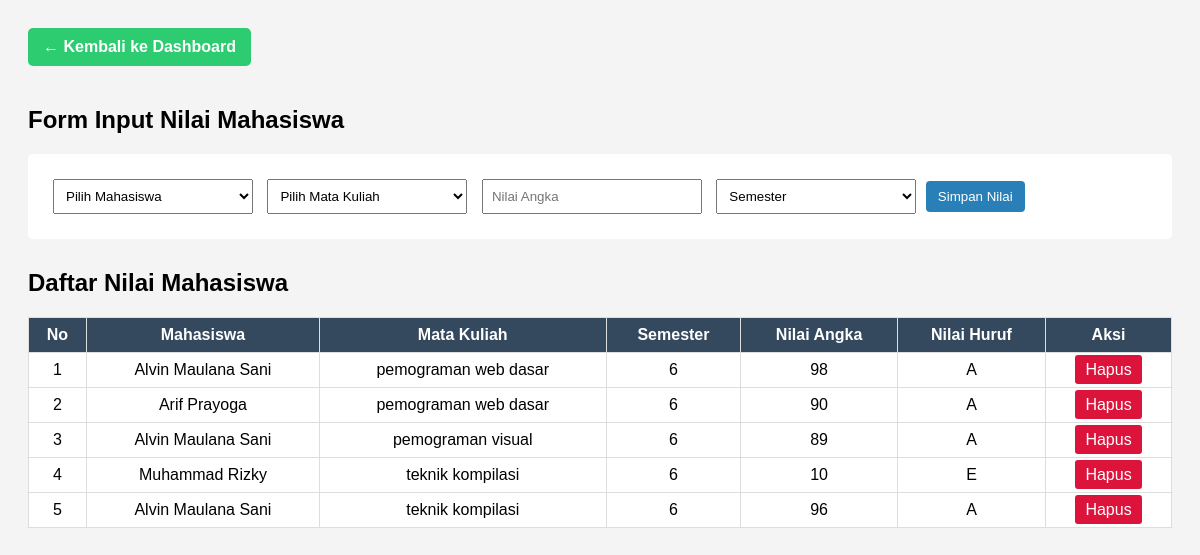
The page /nilai.php (signed in) on the database its author committed.
### tables this page shows
CREATE TABLE `nilai` (
  `id_nilai` int(11) NOT NULL,
  `id_mahasiswa` int(11) DEFAULT NULL,
  `id_matakuliah` int(11) DEFAULT NULL,
  `nilai_angka` float DEFAULT NULL,
  `nilai_huruf` varchar(2) DEFAULT NULL,
  `semester` int(11) DEFAULT NULL,
  `created_at` timestamp NOT NULL DEFAULT current_timestamp()
);

CREATE TABLE `mahasiswa` (
  `id_mahasiswa` int(11) NOT NULL,
  `npm` varchar(15) NOT NULL,
  `nama` varchar(100) NOT NULL,
  `jurusan` varchar(100) DEFAULT NULL,
  `semester` int(11) DEFAULT NULL,
  `created_at` timestamp NOT NULL DEFAULT current_timestamp()
);

CREATE TABLE `matakuliah` (
  `id_matakuliah` int(11) NOT NULL,
  `kode_matakuliah` varchar(10) NOT NULL,
  `nama_matakuliah` varchar(100) NOT NULL,
  `sks` int(11) DEFAULT NULL,
  `semester` int(11) DEFAULT NULL,
  `created_at` timestamp NOT NULL DEFAULT current_timestamp()
);

### nilai.php (the view, shortened to what this page needs)
<?php
include 'koneksi.php';
$nilai = mysqli_query($koneksi, "
    SELECT nilai.*, mahasiswa.nama AS nama_mahasiswa, matakuliah.nama_matakuliah
    FROM nilai
    JOIN mahasiswa ON nilai.id_mahasiswa = mahasiswa.id_mahasiswa
    JOIN matakuliah ON nilai.id_matakuliah = matakuliah.id_matakuliah
");
?>
<!DOCTYPE html>
<html>
<head>
</head>
<body>
<a href="dashboard.php" class="back-btn">← Kembali ke Dashboard</a>
<h2>Form Input Nilai Mahasiswa</h2>
<form method="POST">
    <select name="mahasiswa" required>
        <option value="">Pilih Mahasiswa</option>
    </select>
    <select name="matakuliah" required>
        <option value="">Pilih Mata Kuliah</option>
    </select>
    <input type="number" name="nilai_angka" placeholder="Nilai Angka" required>
    <select name="semester" required>
        <option value="">Semester</option>
    </select>
    <button type="submit" name="tambah">Simpan Nilai</button>
</form>
<h2>Daftar Nilai Mahasiswa</h2>
<table>
    <tr>
        <th>No</th>
        <th>Mahasiswa</th>
        <th>Mata Kuliah</th>
        <th>Semester</th>
        <th>Nilai Angka</th>
        <th>Nilai Huruf</th>
        <th>Aksi</th>
    </tr>
    <?php $no = 1; while($row = mysqli_fetch_assoc($nilai)) { ?>
    <tr>
        <td><?= $no++ ?></td>
        <td><?= $row['nama_mahasiswa'] ?></td>
        <td><?= $row['nama_matakuliah'] ?></td>
        <td><?= $row['semester'] ?></td>
        <td><?= $row['nilai_angka'] ?></td>
        <td><?= $row['nilai_huruf'] ?></td>
        <td>
            <a href="nilai.php?hapus=<?= $row['id_nilai'] ?>"
               onclick="return confirm('Hapus data ini?')"
               class="btn-danger">Hapus</a>
        </td>
    </tr>
    <?php } ?>
</table>
</body>
</html>

### nilai.php (style rules this page uses)
body { font-family: Arial, sans-serif; padding: 20px; background: #f4f4f4; }
.back-btn { display: inline-block; margin-bottom: 20px; padding: 10px 15px; background-color: #2ecc71; color: white; text-decoration: none; border-radius: 5px; font-weight: bold; }
form { margin-bottom: 30px; background: #fff; padding: 20px; border-radius: 5px; }
input, select { padding: 8px; margin: 5px; width: 200px; }
button { padding: 8px 12px; background-color: #2980b9; color: white; border: none; border-radius: 4px; }
table { width: 100%; border-collapse: collapse; background: #fff; }
th, td { border: 1px solid #ddd; padding: 8px; text-align: center; }
th { background: #34495e; color: white; }
.btn-danger { color: white; background: crimson; border: none; padding: 6px 10px; text-decoration: none; border-radius: 3px; }

### rows shown on the page
nilai: id_mahasiswa.nama "Alvin Maulana Sani", id_matakuliah.nama_matakuliah "pemograman web dasar", semester "6", nilai_angka "98", nilai_huruf "A"
nilai: id_mahasiswa.nama "Arif Prayoga", id_matakuliah.nama_matakuliah "pemograman web dasar", semester "6", nilai_angka "90", nilai_huruf "A"
nilai: id_mahasiswa.nama "Alvin Maulana Sani", id_matakuliah.nama_matakuliah "pemograman visual", semester "6", nilai_angka "89", nilai_huruf "A"
nilai: id_mahasiswa.nama "Muhammad Rizky", id_matakuliah.nama_matakuliah "teknik kompilasi", semester "6", nilai_angka "10", nilai_huruf "E"
nilai: id_mahasiswa.nama "Alvin Maulana Sani", id_matakuliah.nama_matakuliah "teknik kompilasi", semester "6", nilai_angka "96", nilai_huruf "A"
